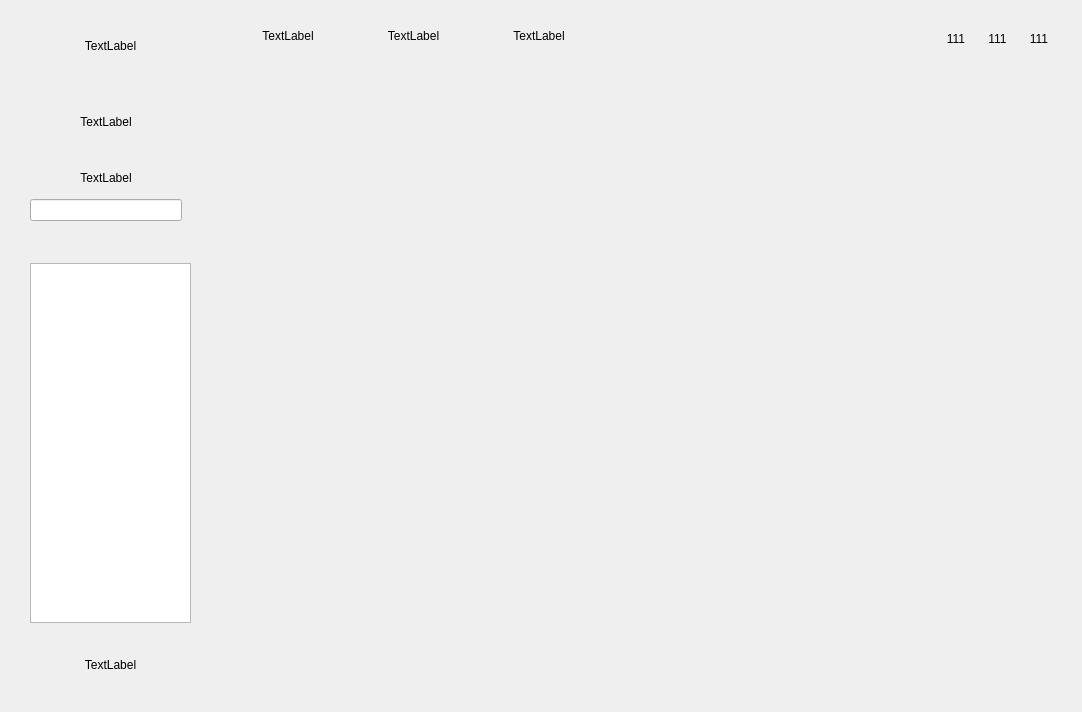
<?xml version="1.0" encoding="UTF-8"?>
<ui version="4.0">
 <class>Form</class>
 <widget class="QWidget" name="Form">
  <property name="geometry">
   <rect>
    <x>0</x>
    <y>0</y>
    <width>1082</width>
    <height>712</height>
   </rect>
  </property>
  <property name="windowTitle">
   <string>Form</string>
  </property>
  <widget class="QWidget" name="">
   <property name="geometry">
    <rect>
     <x>10</x>
     <y>10</y>
     <width>1058</width>
     <height>692</height>
    </rect>
   </property>
   <layout class="QHBoxLayout" name="horizontalLayout_4">
    <item>
     <widget class="QWidget" name="widget_6" native="true">
      <property name="minimumSize">
       <size>
        <width>200</width>
        <height>690</height>
       </size>
      </property>
      <widget class="QWidget" name="">
       <property name="geometry">
        <rect>
         <x>10</x>
         <y>10</y>
         <width>182</width>
         <height>670</height>
        </rect>
       </property>
       <layout class="QVBoxLayout" name="verticalLayout_4">
        <item>
         <widget class="QWidget" name="widget" native="true">
          <property name="sizePolicy">
           <sizepolicy hsizetype="Preferred" vsizetype="Preferred">
            <horstretch>0</horstretch>
            <verstretch>0</verstretch>
           </sizepolicy>
          </property>
          <property name="minimumSize">
           <size>
            <width>180</width>
            <height>50</height>
           </size>
          </property>
          <widget class="QWidget" name="verticalLayoutWidget">
           <property name="geometry">
            <rect>
             <x>10</x>
             <y>10</y>
             <width>161</width>
             <height>32</height>
            </rect>
           </property>
           <layout class="QVBoxLayout" name="verticalLayout">
            <item>
             <widget class="QLabel" name="label">
              <property name="minimumSize">
               <size>
                <width>150</width>
                <height>30</height>
               </size>
              </property>
              <property name="text">
               <string>TextLabel</string>
              </property>
              <property name="alignment">
               <set>Qt::AlignCenter</set>
              </property>
             </widget>
            </item>
           </layout>
          </widget>
         </widget>
        </item>
        <item>
         <widget class="QWidget" name="widget_2" native="true">
          <property name="minimumSize">
           <size>
            <width>180</width>
            <height>170</height>
           </size>
          </property>
          <widget class="QWidget" name="">
           <property name="geometry">
            <rect>
             <x>10</x>
             <y>10</y>
             <width>152</width>
             <height>134</height>
            </rect>
           </property>
           <layout class="QVBoxLayout" name="verticalLayout_2">
            <item>
             <widget class="QLabel" name="label_2">
              <property name="minimumSize">
               <size>
                <width>70</width>
                <height>70</height>
               </size>
              </property>
              <property name="text">
               <string>TextLabel</string>
              </property>
              <property name="alignment">
               <set>Qt::AlignCenter</set>
              </property>
             </widget>
            </item>
            <item>
             <widget class="QLabel" name="label_3">
              <property name="minimumSize">
               <size>
                <width>150</width>
                <height>30</height>
               </size>
              </property>
              <property name="text">
               <string>TextLabel</string>
              </property>
              <property name="alignment">
               <set>Qt::AlignCenter</set>
              </property>
             </widget>
            </item>
            <item>
             <widget class="QLineEdit" name="lineEdit"/>
            </item>
           </layout>
          </widget>
         </widget>
        </item>
        <item>
         <widget class="QWidget" name="widget_3" native="true">
          <property name="minimumSize">
           <size>
            <width>170</width>
            <height>380</height>
           </size>
          </property>
          <widget class="QListWidget" name="listWidget">
           <property name="geometry">
            <rect>
             <x>10</x>
             <y>10</y>
             <width>161</width>
             <height>360</height>
            </rect>
           </property>
           <property name="minimumSize">
            <size>
             <width>150</width>
             <height>360</height>
            </size>
           </property>
          </widget>
         </widget>
        </item>
        <item>
         <widget class="QWidget" name="widget_4" native="true">
          <property name="minimumSize">
           <size>
            <width>180</width>
            <height>50</height>
           </size>
          </property>
          <widget class="QWidget" name="verticalLayoutWidget_2">
           <property name="geometry">
            <rect>
             <x>10</x>
             <y>10</y>
             <width>161</width>
             <height>32</height>
            </rect>
           </property>
           <layout class="QVBoxLayout" name="verticalLayout_3">
            <item>
             <widget class="QLabel" name="label_4">
              <property name="minimumSize">
               <size>
                <width>150</width>
                <height>30</height>
               </size>
              </property>
              <property name="text">
               <string>TextLabel</string>
              </property>
              <property name="alignment">
               <set>Qt::AlignCenter</set>
              </property>
             </widget>
            </item>
           </layout>
          </widget>
         </widget>
        </item>
       </layout>
      </widget>
     </widget>
    </item>
    <item>
     <widget class="QWidget" name="widget_5" native="true">
      <property name="minimumSize">
       <size>
        <width>850</width>
        <height>50</height>
       </size>
      </property>
      <widget class="QWidget" name="">
       <property name="geometry">
        <rect>
         <x>10</x>
         <y>10</y>
         <width>371</width>
         <height>32</height>
        </rect>
       </property>
       <layout class="QHBoxLayout" name="horizontalLayout">
        <item>
         <widget class="QLabel" name="label_5">
          <property name="minimumSize">
           <size>
            <width>100</width>
            <height>30</height>
           </size>
          </property>
          <property name="text">
           <string>TextLabel</string>
          </property>
          <property name="alignment">
           <set>Qt::AlignCenter</set>
          </property>
         </widget>
        </item>
        <item>
         <widget class="QLabel" name="label_6">
          <property name="minimumSize">
           <size>
            <width>100</width>
            <height>30</height>
           </size>
          </property>
          <property name="text">
           <string>TextLabel</string>
          </property>
          <property name="alignment">
           <set>Qt::AlignCenter</set>
          </property>
         </widget>
        </item>
        <item>
         <widget class="QLabel" name="label_7">
          <property name="minimumSize">
           <size>
            <width>100</width>
            <height>30</height>
           </size>
          </property>
          <property name="text">
           <string>TextLabel</string>
          </property>
          <property name="alignment">
           <set>Qt::AlignCenter</set>
          </property>
         </widget>
        </item>
       </layout>
      </widget>
      <widget class="QWidget" name="">
       <property name="geometry">
        <rect>
         <x>720</x>
         <y>10</y>
         <width>119</width>
         <height>37</height>
        </rect>
       </property>
       <layout class="QHBoxLayout" name="horizontalLayout_2">
        <item>
         <widget class="QLabel" name="label_8">
          <property name="minimumSize">
           <size>
            <width>35</width>
            <height>35</height>
           </size>
          </property>
          <property name="text">
           <string>111</string>
          </property>
          <property name="alignment">
           <set>Qt::AlignCenter</set>
          </property>
         </widget>
        </item>
        <item>
         <widget class="QLabel" name="label_9">
          <property name="minimumSize">
           <size>
            <width>35</width>
            <height>35</height>
           </size>
          </property>
          <property name="text">
           <string>111</string>
          </property>
          <property name="alignment">
           <set>Qt::AlignCenter</set>
          </property>
         </widget>
        </item>
        <item>
         <widget class="QLabel" name="label_10">
          <property name="minimumSize">
           <size>
            <width>35</width>
            <height>35</height>
           </size>
          </property>
          <property name="text">
           <string>111</string>
          </property>
          <property name="alignment">
           <set>Qt::AlignCenter</set>
          </property>
         </widget>
        </item>
       </layout>
      </widget>
     </widget>
    </item>
   </layout>
  </widget>
 </widget>
 <resources/>
 <connections/>
</ui>
